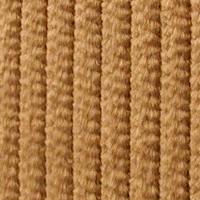
#> input picture data/textures 3/corduroy/42a-scale_2_im_12_col.png, 200 x 200 px, found by its file name
$ jupyter execute 'Fourier Transform.ipynb'
#> lines starting #> are read from the running program, lines starting #| are printed output that depends on the picture
[cell 1]
import cv2
import numpy as np
import matplotlib.pyplot as plt

# Load the image in grayscale
image = cv2.imread('E:\\Projects vijAI\\Fabric Detection\\Provided Content\\textures 3\\corduroy\\42a-scale_2_im_12_col.png', cv2.IMREAD_GRAYSCALE)
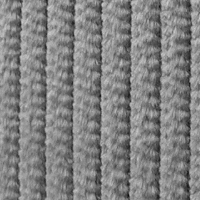
#> image: shape (200, 200); min 12, max 205, mean 130.1

# Apply the 2D Fourier Transform
f_transform = np.fft.fft2(image)

# Shift the zero frequency component (DC component) to the center of the spectrum
f_shift = np.fft.fftshift(f_transform)

# Compute the magnitude spectrum (log scale for better visualization)
magnitude_spectrum = 20 * np.log(np.abs(f_shift))
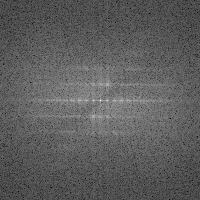
#> magnitude_spectrum: shape (200, 200) float64; min 47.79, max 309.3, mean 144; drawn with min black and max white

# Plot the original image and its magnitude spectrum
plt.figure(figsize=(12, 6))
plt.subplot(1, 2, 1)
plt.title('Original Image')
plt.imshow(image, cmap='gray')

plt.subplot(1, 2, 2)
plt.title('Magnitude Spectrum (Log Scale)')
plt.imshow(magnitude_spectrum, cmap='gray')

plt.show()
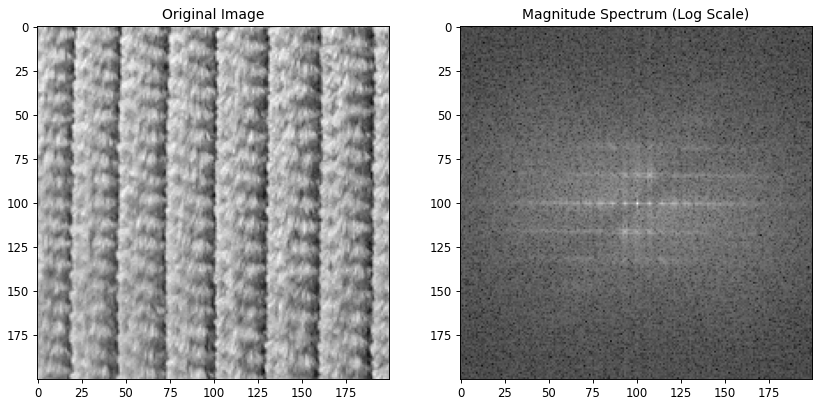
#> figure drawn by matplotlib, 2 panels

$ run again, with data/textures 3/corduroy/42a-scale_10_im_3_col.png copied over data/textures 3/corduroy/42a-scale_2_im_12_col.png
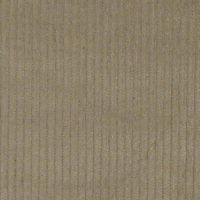
#> input picture data/textures 3/corduroy/42a-scale_10_im_3_col.png, 200 x 200 px, found by its file name
#> `magnitude_spectrum = 20 * np.log(np.abs(f_shift))`:
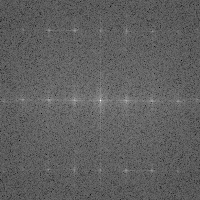
#> magnitude_spectrum: shape (200, 200) float64; min 15.24, max 309, mean 125.6; drawn with min black and max white
#> `plt.show()`:
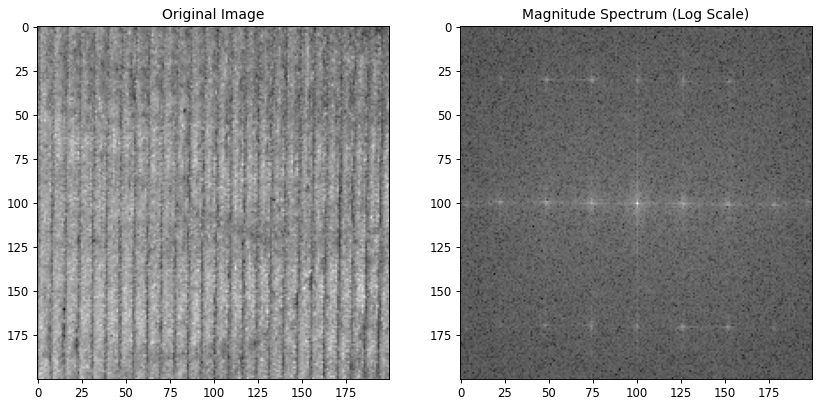
#> figure drawn by matplotlib, 2 panels

$ run again, with data/textures 3/corduroy/42a-scale_10_im_8_col.png copied over data/textures 3/corduroy/42a-scale_2_im_12_col.png
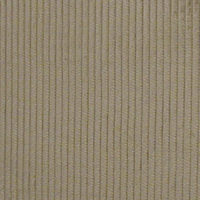
#> input picture data/textures 3/corduroy/42a-scale_10_im_8_col.png, 200 x 200 px, found by its file name
#> `magnitude_spectrum = 20 * np.log(np.abs(f_shift))`:
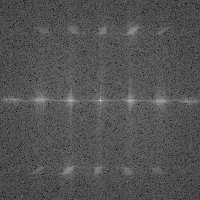
#> magnitude_spectrum: shape (200, 200) float64; min 42.43, max 309.7, mean 129.6; drawn with min black and max white
#> `plt.show()`:
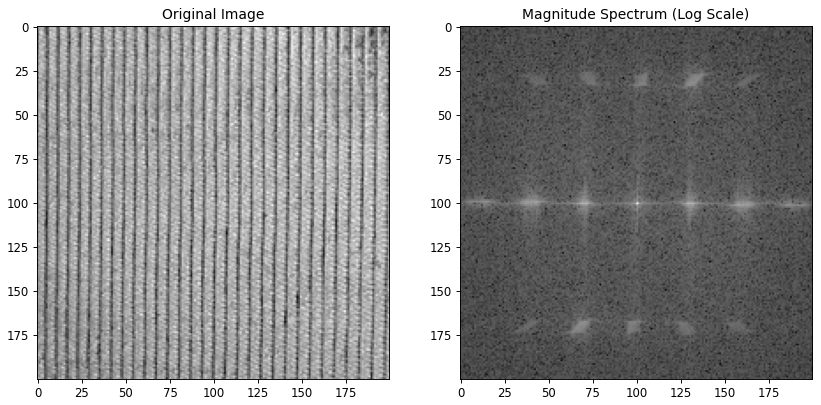
#> figure drawn by matplotlib, 2 panels

$ run again, with data/textures 3/corduroy/42a-scale_2_im_2_col.png copied over data/textures 3/corduroy/42a-scale_2_im_12_col.png
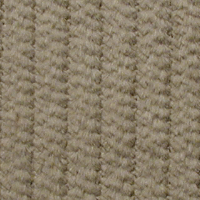
#> input picture data/textures 3/corduroy/42a-scale_2_im_2_col.png, 200 x 200 px, found by its file name
#> `magnitude_spectrum = 20 * np.log(np.abs(f_shift))`:
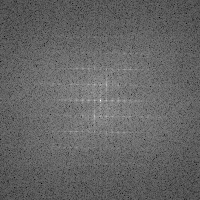
#> magnitude_spectrum: shape (200, 200) float64; min 28.47, max 308.7, mean 139.4; drawn with min black and max white
#> `plt.show()`:
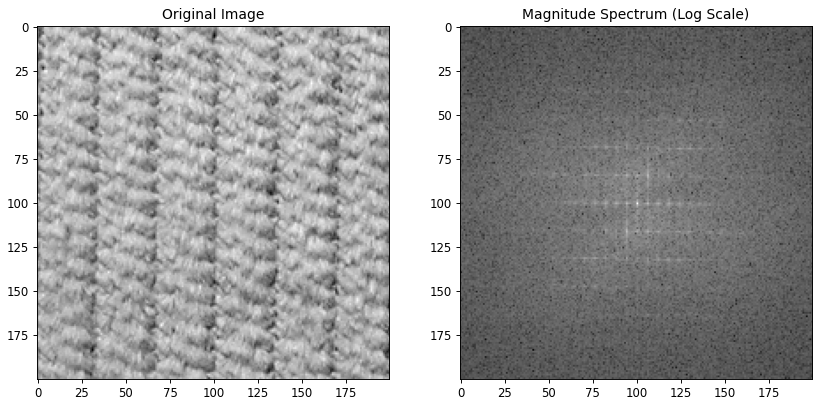
#> figure drawn by matplotlib, 2 panels
